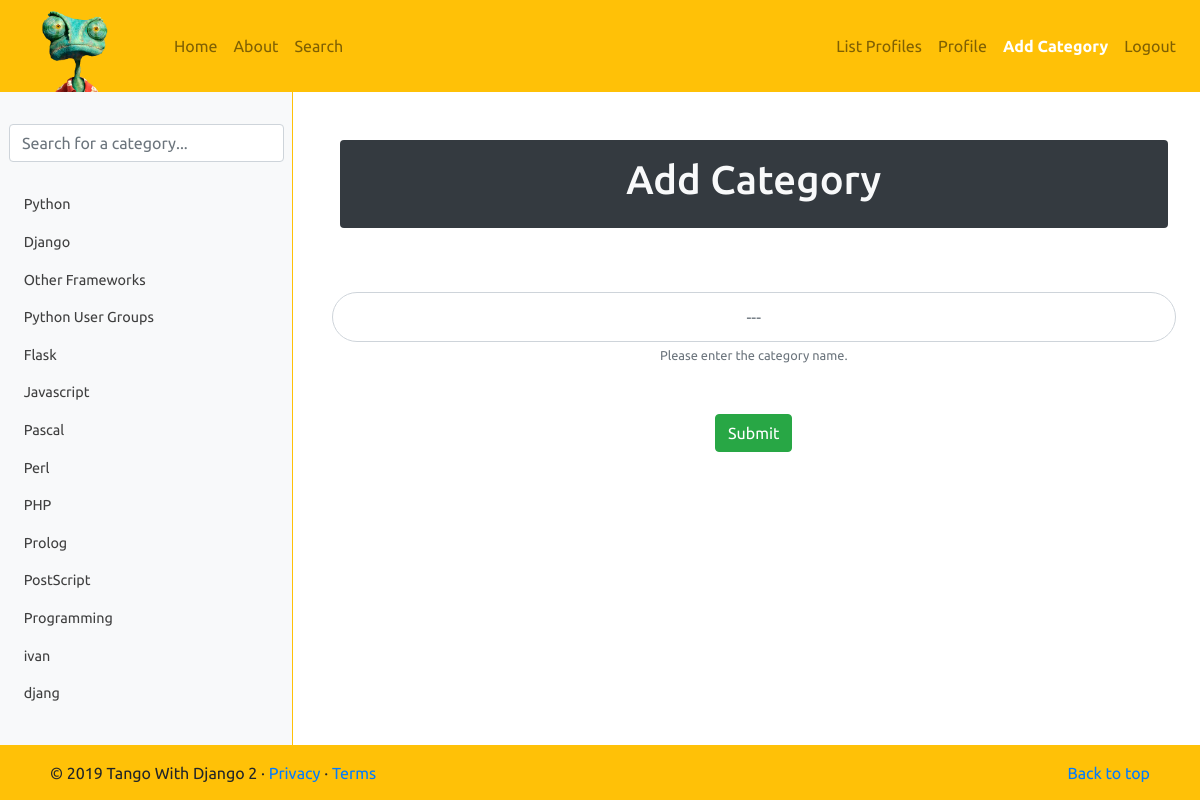
The app's page /rango/add_category/ (signed in) with its own data.
### rango/models.py (models this page shows, shortened)
class Category(models.Model):
    name = models.CharField(max_length=128, unique=True)
    views = models.IntegerField(default=0)
    likes = models.IntegerField(default=0)
    slug = models.SlugField(unique=True)
    class Meta:
        verbose_name_plural = 'Categories'

### rango/views.py (the view, shortened to what this page needs)
# urls.py: path('add_category/', AddCategoryView.as_view(), name='add_category'),
class AddCategoryView(View):
    @method_decorator(login_required)
    def get(self, request):
        form = CategoryForm()
        return render(request, 'rango/add_category.html', {'form': form})

### rango/forms.py
class CategoryForm(forms.ModelForm):
    name = forms.CharField(max_length=128, help_text="Please enter the category name.")
    views = forms.IntegerField(widget=forms.HiddenInput(), initial=0)
    likes = forms.IntegerField(widget=forms.HiddenInput(), initial=0)
    slug = forms.CharField(widget=forms.HiddenInput(), required=False)
    class Meta:
        model = Category
        fields = ('name',)

### rango/templatetags/rango_template_tags.py (called while the page is built)
@register.inclusion_tag('rango/cats.html')
def get_category_list(cat=None):
    return {'cats': Category.objects.all(), 'act_cat': cat}

### templates/rango/add_category.html (shortened to what this page needs)
{% extends 'rango/base.html' %}
{% load staticfiles %}
{% block body_block %}
<div class="container py-5 mb-5">
    <div class="bg-dark text-light row mb-5 mx-2 rounded">
        <div class="col text-center py-3">
            <h1>Add Category</h1>
        </div>
    </div>
    <div class="row">
        <div class="col text-center">
            <form id="category_form" method="POST" action="{% url 'rango:add_category' %}">
                <input type="text" id="id_name" name="name" maxlength="128" class="text-center form-control roundInp mt-3 p-4" placeholder="---">
                {% for field in form.visible_fields %}
                    {% if field.errors or message %}
                    <small class="text-danger">{{ field.errors|striptags }}{{ message }}</small>
                    {% else %}
                    <small class="text-muted">{{ field.help_text }}</small>
                    {% endif %}
                {% endfor %}
                <button class="d-block mx-auto btn btn-success mt-5" type="submit" name="submit">Submit</button>
            </form>
        </div>
    </div>
</div>
{% endblock %}

### templates/rango/cats.html (shortened to what this page needs)
<div id="catlst" class="mb-4 d-lg-block d-none">
    <ul class="nav flex-column">
        {% if cats %}
            {% for c in cats %}
                {% if c == act_cat %}
                    <li class="nav-item">
                        <a class="nav-link active" href="{% url 'rango:show_category' c.slug %}">
                            <i data-feather="archive"></i>&nbsp;&nbsp;{{ c.name }}
                        </a>
                    </li>
                {% else %}
                    <li class="nav-item">
                        <a class="nav-link" href="{% url 'rango:show_category' c.slug %}">
                            &nbsp;&nbsp;{{ c.name }}
                        </a>
                    </li>
                {% endif %}
            {% endfor %}
        {% else %}
            <li class="nav-item">No Categories Yet!</li>
        {% endif %}
    </ul>
</div>

### static/css/rango-css.css (style rules this page uses)
html,body { width: 100%; height: 100%; margin: 0px; padding: 0px; font-family: 'Ubuntu', sans-serif; overflow-x: hidden; }
.roundInp { border-radius: 40px!important; }
#cats .nav-item a { color: #3f3f3f; font-size: .9rem; }

### records on screen
Category: name "Python"
Category: name "Django"
Category: name "Other Frameworks"
Category: name "Python User Groups"
Category: name "Flask"
Category: name "Javascript"
Category: name "Pascal"
Category: name "Perl"
Category: name "PHP"
Category: name "Prolog"
Category: name "PostScript"
Category: name "Programming"
Category: name "ivan"
Category: name "djang"

### other values on screen
{{ field.help_text }} "Please enter the category name."
